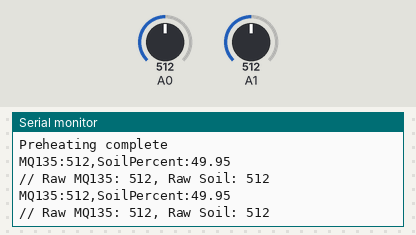
This sketch was run on a simulated Arduino Uno, built with avr-gcc and run on an emulated ATmega328P. On the bench: the last lines printed to the serial monitor. Inputs (shaded band) come from the test bench; at power-on: A0 = 512, A1 = 512.

Above: at 11.2 s.
11.3 s: A0 set to 716
At 12.5 s:
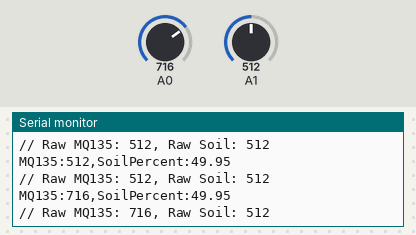
12.8 s: A1 set to 716
At 13.8 s:
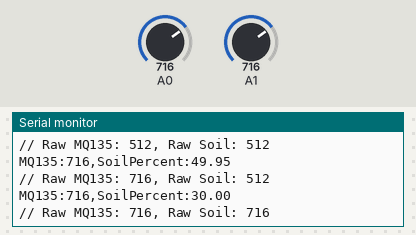
14.3 s: A0 set to 900
At 15.6 s:
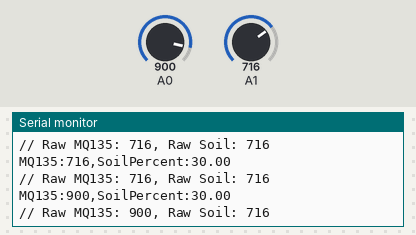
15.8 s: A1 set to 900
At 16.8 s:
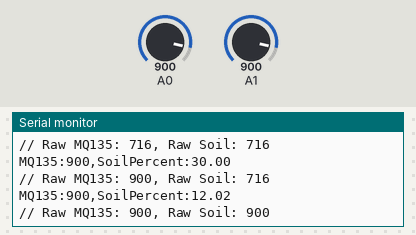
Timing chart, 0 to 18.3 s (numbered marks = the images above; inputs shaded):
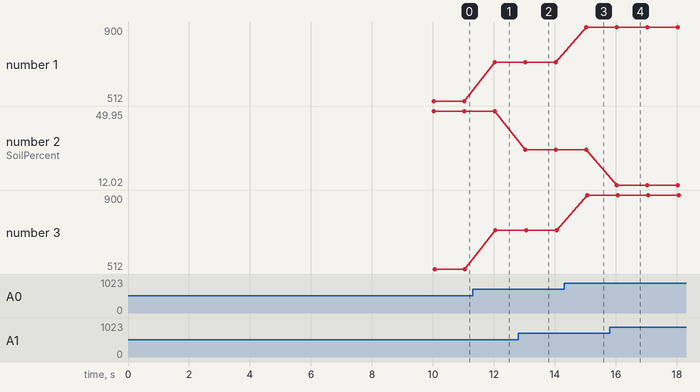

Measured:
- after the input at 11.3 s, the serial monitor: prints a new line after 0.72 s (image 1)
- after the input at 12.8 s, the serial monitor: prints a new line after 0.22 s (image 2)
- after the input at 14.3 s, the serial monitor: prints a new line after 0.73 s (image 3)
- after the input at 15.8 s, the serial monitor: prints a new line after 0.23 s (image 4)
- plotted number 1: 512 → 716 after the input at 11.3 s, 716 → 900 after the input at 14.3 s
- plotted number 2: 49.95 → 30 after the input at 12.8 s, 30 → 12.02 after the input at 15.8 s
- plotted number 3: 512 → 716 after the input at 11.3 s, 716 → 900 after the input at 14.3 s

The sketch:

_xiao1code_.ino
```cpp
// Calibration values for soil moisture sensor
const int DRY_VALUE = 1023;  // ADC value when sensor is dry (0% moisture)
const int WET_VALUE = 0;     // ADC value when sensor is wet (100% moisture)

void setup() {
  // Initialize serial communication at 9600 baud
  Serial.begin(9600);
  while (!Serial) {
    ; // Wait for serial connection
  }
  // Set analog pins A0 (MQ135) and A1 (Soil Moisture) as inputs
  pinMode(A0, INPUT);
  pinMode(A1, INPUT);
  // Preheat MQ135 for 30 seconds
  Serial.println("Preheating MQ135 for 10 seconds...");
  delay(10000); // 30 seconds
  Serial.println("Preheating complete");
}

void loop() {
  // Read analog values (0-1023)
  int mq135Value = analogRead(A0);
  int soilMoistureValue = analogRead(A1);

  // Convert soil moisture to percentage (0-100%)
  // Constrain to avoid values outside the calibration range
  int soilMoisturePercent = constrain(soilMoistureValue, WET_VALUE,
DRY_VALUE);
  // Map to percentage (reversed: 1023 = 0%, 0 = 100%)
float soilMoisturePercentFloat = map(soilMoisturePercent, DRY_VALUE,
WET_VALUE, 0, 10000) / 100.0;
// Send data over serial in a parseable format
Serial.print("MQ135:");
Serial.print(mq135Value); // Raw ADC value (0-1023)
Serial.print(",SoilPercent:");
Serial.println(soilMoisturePercentFloat, 2); // Percentage with 2 decimal places
// Debug: Print raw values for calibration
Serial.print("// Raw MQ135: ");
Serial.print(mq135Value);
Serial.print(", Raw Soil: ");
Serial.println(soilMoistureValue);
// Wait 1 second before next reading
delay(1000);
}
```
